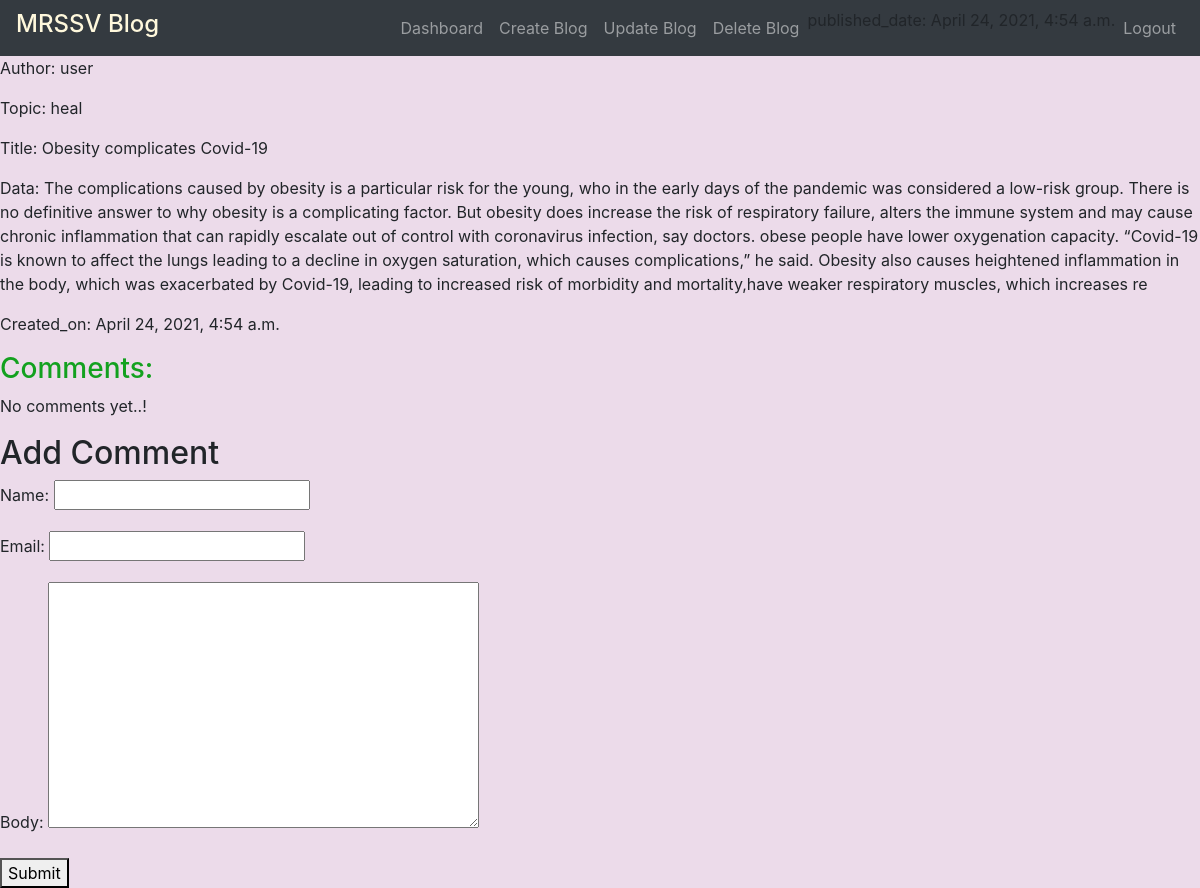
The page /article_preview/6/ on the database its author committed.
### app_article/models.py (models this page shows, shortened)
class ArticleModel(models.Model):
    author = models.ForeignKey(User, on_delete=models.CASCADE)
    topic = models.CharField(max_length=20, choices=(
        ('arch', 'Architecture'),
        ('news','News'),
        ('heal', 'Health'),
        ('politics','Politics'),
        ('sports','Sports'),
        ('beauty','Beautytips'),
        ('other','Others')
    ))
    title = models.CharField(max_length=500)
    data = models.TextField(max_length=1000,blank=True,null=True)
    created_on = models.DateTimeField(auto_now=True)
    published_date = models.DateTimeField(blank=True, null=True)

### app_article/views.py (the view)
# urls.py: path('article_preview/<int:pk>/', views.article_preview, name ='article_preview'),
def article_preview(request,pk):
    article = get_object_or_404(ArticleModel,pk=pk)
    if request.method=="POST":
        form=commentForm(request.POST)
        if form.is_valid():
            comment=form.save(commit=False)
            comment.post=article
            comment.save()
            return render(request, 'article/article_detail.html', {'article':article})
    else:
        form=commentForm()
    return render(request,'article/article_detail.html',{'article':article,'form':form})

### app_article/forms.py
class commentForm(forms.ModelForm):
    class Meta:
        model=comment
        fields=['name','email','body']

### templates/article/article_detail.html (shortened to what this page needs)
<!DOCTYPE html>
<html lang="en">
<head>
    <link rel="stylesheet" href= "https://maxcdn.bootstrapcdn.com/bootstrap/4.4.1/css/bootstrap.min.css">
</head>
<nav class="navbar navbar-expand-sm bg-dark navbar-dark">
    <h4 style="color: cornsilk;">MRSSV Blog</h4>
    <ul class="navbar-nav ml-auto">
        <li  class="nav-item">
            <a class="nav-link" href="/dashboard/" >Dashboard</a>
        <li class="nav-item">
            <a class="nav-link" href="/article_create/">Create Blog</a>
        </li>
        <li class="nav-item">
            <a class="nav-link"href="{% url 'article_update' pk=article.pk %}">Update Blog</a>
        </li>
        <li class="nav-item">
            <a class="nav-link"  href="{% url 'article_delete' pk=article.pk %}">Delete Blog</a>
        </li>
        {% if article.published_date %}
    <p>published_date: {{article.published_date}}</p>
{% else %}
    <li class="nav-item">
    <a class="nav-link" href="{% url 'publish_article' pk=article.pk %}">Publish Blog</a>
    </li>
{% endif %}
    <li class="nav-item">
        <a class="nav-link" href="/logout/">Logout</a>
    </li>
    </ul>
</nav>
<body style="background-color:#ecdbea;">
<p>Author: {{article.author}}</p>
    <p>Topic: {{article.topic}}</p>
    <p>Title: {{article.title}}</p>
    <p>Data: {{article.data}}</p>
    <p>Created_on: {{article.created_on}}</p>
    <h3 class="subtitle" style="color:rgb(19, 161, 31)">Comments:</h3>
        {% for comment in article.comments.all %}
        <article class="media">
            <div class="media-content">
                <div class="content">
                   <strong> <p style="color:red;">{{comment.name}}</p></strong>{{article.created_on}}
                            <br>
                            <strong>{{comment.body}}</strong>
                    </div>
                </div>
            </article>
            {% empty %}
             <div class="notifications">
                 <p>No comments yet..!</p>
             </div>
             {% endfor %}
            <h2 class="subtitle">Add Comment</h2>
            <form method="post" action=".">
                {{form.as_p}}
                <div class ="field">
                    <div class="control">
                        <button class ="button is_success">Submit</button>
                    </div>
                </div>
            </form>
</body>
</html>

### rows shown on the page
ArticleModel: published_date "April 24, 2021, 4:54 a.m.", author "user", topic "heal", title "Obesity complicates Covid-19", data "The complications caused by obesity is a particular risk for the young, who in the early days of the pandemic was considered a low-risk group. There is no definitive answer to why obesity is a complicating factor. But obesity does increase the risk of respiratory failure, alters the immune system and may cause chronic inflammation that can rapidly escalate out of control with coronavirus infection, say doctors. obese people have lower oxygenation capacity. “Covid-19 is known to affect the lungs leading to a decline in oxygen saturation, which causes complications,” he said. Obesity also causes heightened inflammation in the body, which was exacerbated by Covid-19, leading to increased risk…", created_on "April 24, 2021, 4:54 a.m."
